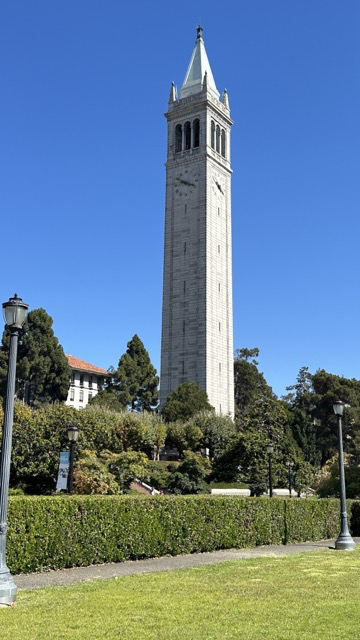
#> input picture 2/code/images/tower.png, 360 x 640 px
$ python main.py
#> lines starting #> are read from the running program, lines starting #| are printed output that depends on the picture
#> in main, img is the input picture: shape (640, 360, 3); mean B, G, R 147.6, 125.6, 99.1
import numpy as np
from scipy.signal import convolve2d
from skimage import io, color, img_as_ubyte
import os
import cv2
import copy
import scipy as sp
from hybrid_python.align_image_code import align_images, show_img
import matplotlib.pyplot as plt
def save_imgs(imgs:list,names:list):
    save_dir = './results'
    for img,name in zip(imgs,names):
        #show_img(img)
        cv2.imwrite(os.path.join(save_dir,name),img)

def conv(img, filter):
    if len(img.shape) == 3:
        _,_,c = img.shape
#> c = 3
        img_list = [img[:,:,i] for i in range(c)]
#> img_list = 3 items
    elif len(img.shape) == 2:
        img_list = [img]
    results = []
    for img in img_list:
        assert len(img.shape) == len(filter.shape)
        results.append(convolve2d(img,filter,'same'))
#> this loop made 3 passes
#> after the loop, results = 3 items
    if len(results) == 1:
        return results[0]
    else:
        return np.dstack(results)
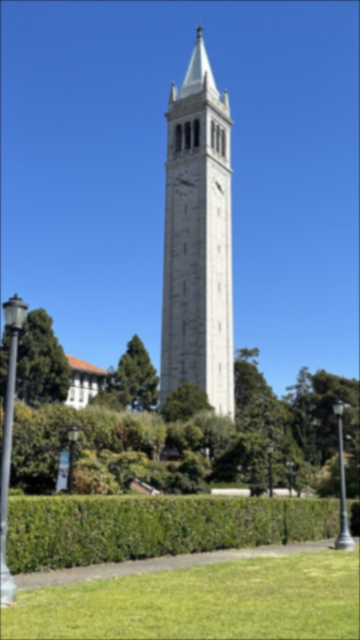
#> returned value: shape (640, 360, 3) float64; mean of channels 0, 1, 2 147.1, 125.2, 98.8; drawn as B, G, R

# [36 lines left out: functions difference, DOG, not called in this run]

def sharpening(image:np.ndarray,ksize=7,sigma=1):
#> called with ksize = 7, sigma = 1
    alphas = [0,1,2,3,4] # the weight to contorl the percentage of high frequence
    gaussian_kernel_1D = cv2.getGaussianKernel(ksize,sigma)
    gaussian_kernel = gaussian_kernel_1D@gaussian_kernel_1D.T
    original_img_kernel = np.zeros((ksize,ksize))
    for alpha in alphas:
        original_img_kernel[ksize//2][ksize//2] = 1
        unsharp_mask_filter =(alpha+1)*original_img_kernel - alpha*gaussian_kernel
        sharp_img = conv(image,unsharp_mask_filter)
        save_imgs([sharp_img],['sharp_alpha_2({}).png'.format(alpha)])
#> this loop made 5 passes
#> pass 3, in sharpening, `sharp_img = conv(image,unsharp_mask_filter)`:
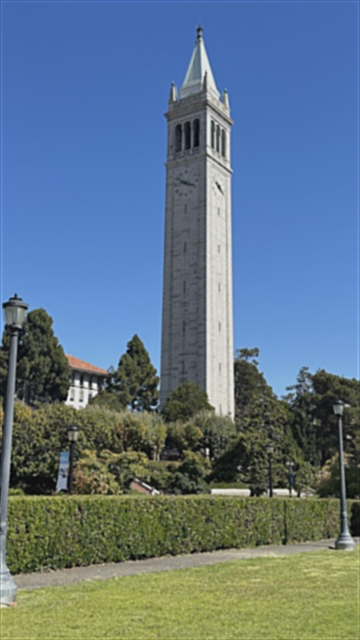
#> sharp_img: shape (640, 360, 3) float64; mean B, G, R 147.8, 125.8, 99.3; drawn with min black and max white

# [80 lines left out: functions frequency_analysis, hybrid_imgs, GaussianStack, LaplacianStack, blend, rescale, not called in this run]

def main():
    # [7 lines of commented-out code are left out]
    img = cv2.imread('./images/tower.png')
    G_= cv2.getGaussianKernel(7,1)
    G = G_@G_.T
    img_blur = conv(img,G)
    sharpening(img_blur)
    save_imgs([img_blur],['tower_blur.png'])
    # [47 lines of commented-out code are left out]


if __name__ == '__main__':
    main()

$ run again, with 2/code/images/cameraman.png copied over 2/code/images/tower.png
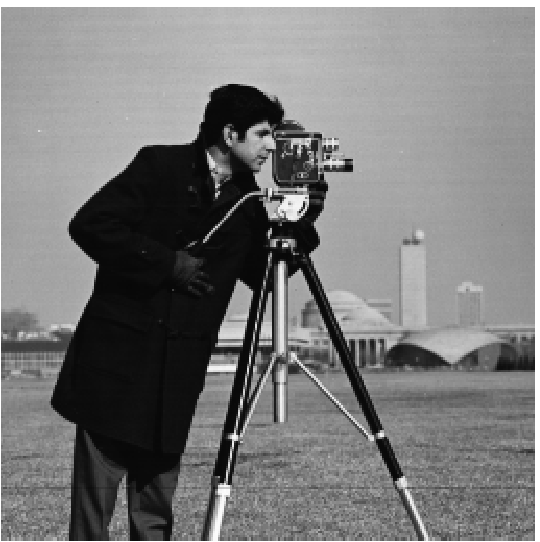
#> input picture 2/code/images/cameraman.png, 540 x 542 px
#> in main, img is the input picture: shape (542, 540, 3); min 7, max 255, mean 122.2
#> img_list = 3 items
#> the loop in conv, `for img in img_list:` made 3 passes
#> in conv, `return np.dstack(results)`:
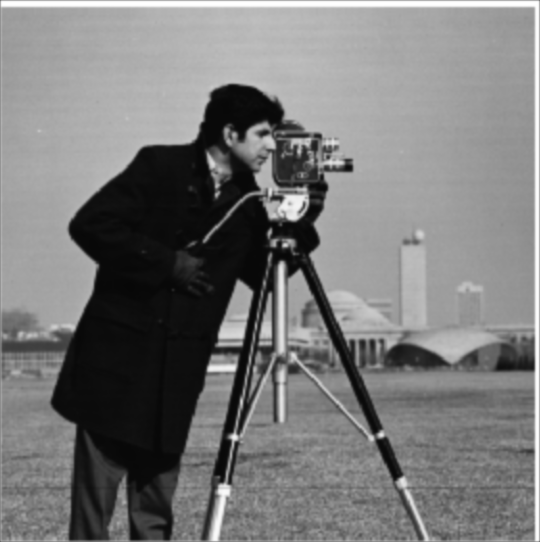
#> returned value: shape (542, 540, 3) float64; min 7.21, max 255, mean 121.6
#> the loop in sharpening, `for alpha in alphas:` made 5 passes
#> pass 3, in sharpening, `sharp_img = conv(image,unsharp_mask_filter)`:
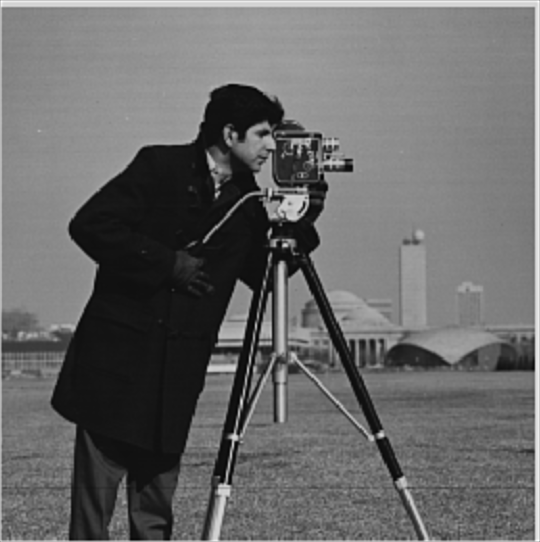
#> sharp_img: shape (542, 540, 3) float64; min -13.74, max 315.5, mean 122.5; drawn with min black and max white

$ run again, with 2/code/images/suit.png copied over 2/code/images/tower.png
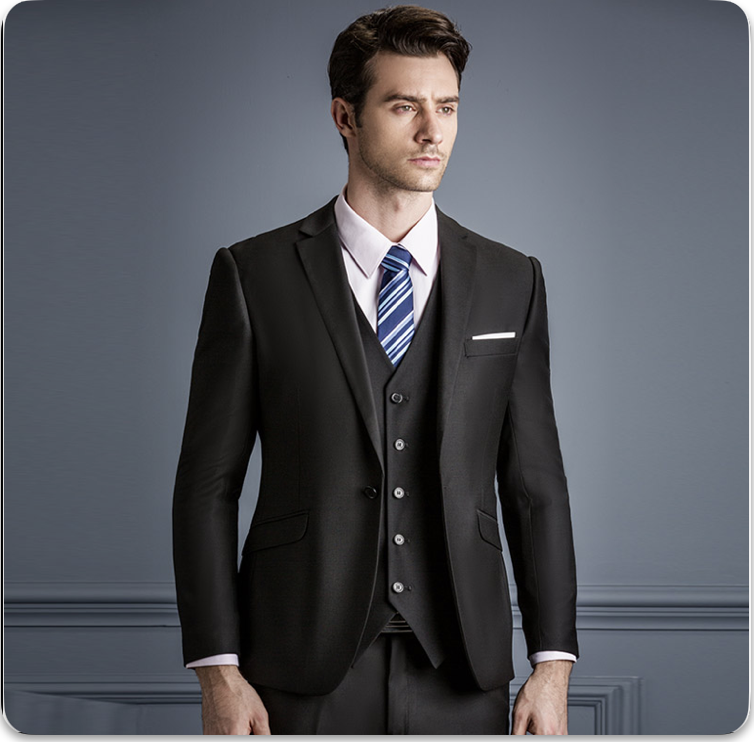
#> input picture 2/code/images/suit.png, 754 x 742 px
#> in main, img is the input picture: shape (742, 754, 3); mean B, G, R 90.9, 84.6, 82.5
#> img_list = 3 items
#> the loop in conv, `for img in img_list:` made 3 passes
#> the loop in sharpening, `for alpha in alphas:` made 5 passes
#> pass 3, in sharpening, `sharp_img = conv(image,unsharp_mask_filter)`:
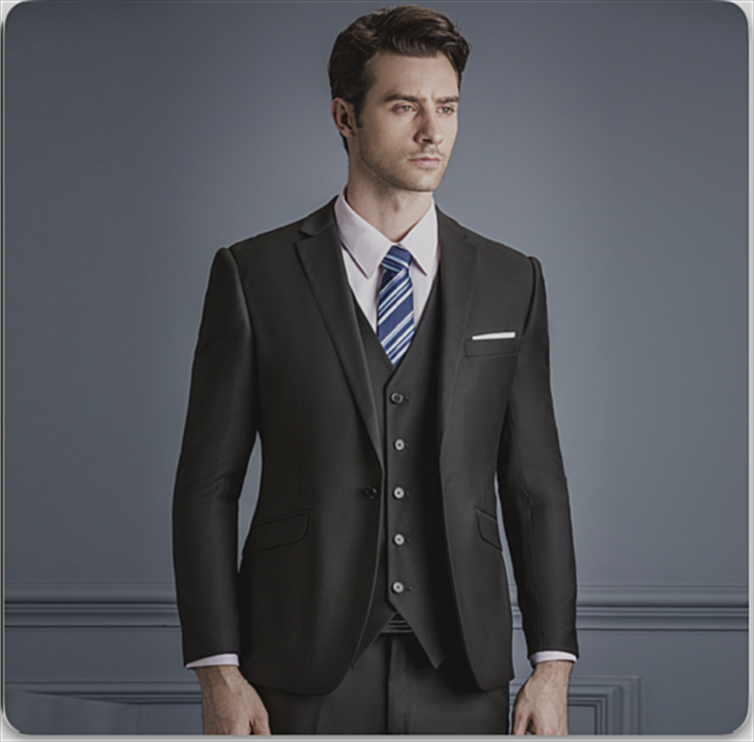
#> sharp_img: shape (742, 754, 3) float64; mean B, G, R 91, 84.7, 82.7; drawn with min black and max white
